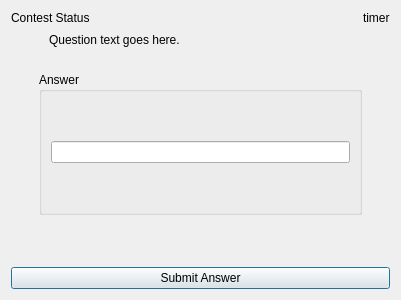
<?xml version="1.0" encoding="UTF-8"?>
<ui version="4.0">
 <class>finalsIdent_dlg</class>
 <widget class="QDialog" name="finalsIdent_dlg">
  <property name="geometry">
   <rect>
    <x>0</x>
    <y>0</y>
    <width>400</width>
    <height>300</height>
   </rect>
  </property>
  <property name="windowTitle">
   <string>Dialog</string>
  </property>
  <layout class="QGridLayout" name="gridLayout">
   <item row="0" column="0">
    <widget class="QLabel" name="status_lbl">
     <property name="text">
      <string>Contest Status</string>
     </property>
    </widget>
   </item>
   <item row="0" column="2">
    <widget class="QLabel" name="time_lbl">
     <property name="sizePolicy">
      <sizepolicy hsizetype="Fixed" vsizetype="Preferred">
       <horstretch>0</horstretch>
       <verstretch>0</verstretch>
      </sizepolicy>
     </property>
     <property name="text">
      <string>timer</string>
     </property>
    </widget>
   </item>
   <item row="1" column="0" colspan="3">
    <layout class="QHBoxLayout" name="horizontalLayout_5">
     <item>
      <spacer name="horizontalSpacer_6">
       <property name="orientation">
        <enum>Qt::Horizontal</enum>
       </property>
       <property name="sizeType">
        <enum>QSizePolicy::Fixed</enum>
       </property>
       <property name="sizeHint" stdset="0">
        <size>
         <width>38</width>
         <height>17</height>
        </size>
       </property>
      </spacer>
     </item>
     <item>
      <widget class="QLabel" name="question_lbl">
       <property name="text">
        <string>Question text goes here.</string>
       </property>
      </widget>
     </item>
    </layout>
   </item>
   <item row="2" column="0" colspan="3">
    <spacer name="verticalSpacer_3">
     <property name="orientation">
      <enum>Qt::Vertical</enum>
     </property>
     <property name="sizeType">
      <enum>QSizePolicy::Fixed</enum>
     </property>
     <property name="sizeHint" stdset="0">
      <size>
       <width>21</width>
       <height>18</height>
      </size>
     </property>
    </spacer>
   </item>
   <item row="3" column="0" colspan="3">
    <layout class="QHBoxLayout" name="horizontalLayout_4">
     <item>
      <spacer name="horizontalSpacer_4">
       <property name="orientation">
        <enum>Qt::Horizontal</enum>
       </property>
       <property name="sizeType">
        <enum>QSizePolicy::Fixed</enum>
       </property>
       <property name="sizeHint" stdset="0">
        <size>
         <width>28</width>
         <height>20</height>
        </size>
       </property>
      </spacer>
     </item>
     <item>
      <layout class="QVBoxLayout" name="verticalLayout_3">
       <item>
        <widget class="QGroupBox" name="answergroup">
         <property name="title">
          <string>Answer</string>
         </property>
         <layout class="QVBoxLayout" name="verticalLayout_4">
          <item>
           <spacer name="verticalSpacer_2">
            <property name="orientation">
             <enum>Qt::Vertical</enum>
            </property>
            <property name="sizeHint" stdset="0">
             <size>
              <width>20</width>
              <height>40</height>
             </size>
            </property>
           </spacer>
          </item>
          <item>
           <widget class="QLineEdit" name="answer_line"/>
          </item>
          <item>
           <spacer name="verticalSpacer_4">
            <property name="orientation">
             <enum>Qt::Vertical</enum>
            </property>
            <property name="sizeHint" stdset="0">
             <size>
              <width>20</width>
              <height>40</height>
             </size>
            </property>
           </spacer>
          </item>
         </layout>
        </widget>
       </item>
      </layout>
     </item>
     <item>
      <spacer name="horizontalSpacer_5">
       <property name="orientation">
        <enum>Qt::Horizontal</enum>
       </property>
       <property name="sizeType">
        <enum>QSizePolicy::Fixed</enum>
       </property>
       <property name="sizeHint" stdset="0">
        <size>
         <width>28</width>
         <height>20</height>
        </size>
       </property>
      </spacer>
     </item>
    </layout>
   </item>
   <item row="4" column="0" colspan="3">
    <spacer name="verticalSpacer">
     <property name="orientation">
      <enum>Qt::Vertical</enum>
     </property>
     <property name="sizeHint" stdset="0">
      <size>
       <width>379</width>
       <height>45</height>
      </size>
     </property>
    </spacer>
   </item>
   <item row="5" column="0" colspan="3">
    <widget class="QPushButton" name="submit_btn">
     <property name="text">
      <string>Submit Answer</string>
     </property>
    </widget>
   </item>
  </layout>
 </widget>
 <resources/>
 <connections/>
</ui>
